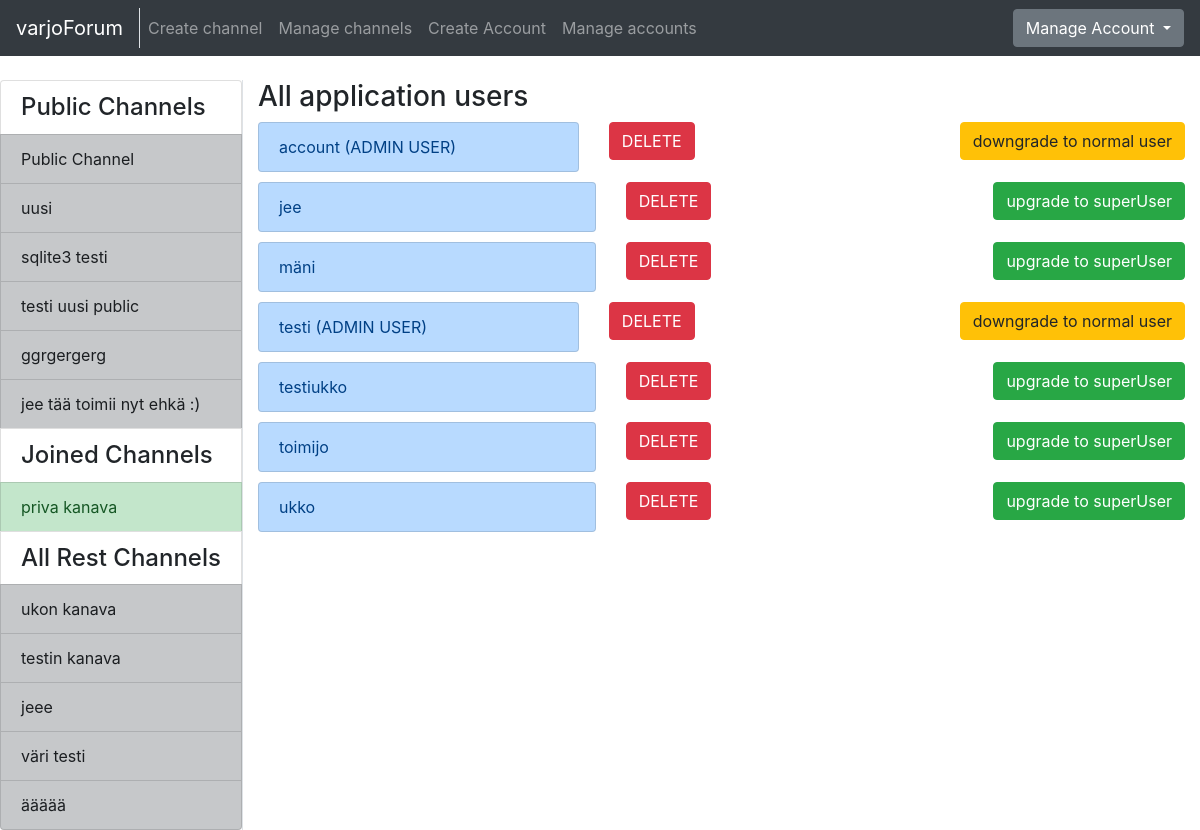
Screenshot of /auth/allAccount/ (signed in) with the database file from the repository.
### application/channels/models.py (models this page shows, shortened)
class Channel(Base):
    name = db.Column(db.String(144), nullable=False)
    introduction = db.Column(db.Text, nullable=False)
    master_id = db.Column(db.Integer, nullable=False)
    public = db.Column(db.Boolean, nullable=False)
    messages = db.relationship("Message", backref='Channel', lazy=True)
    accounts = db.relationship('Account', secondary=accounts, lazy='subquery',
        backref=db.backref('channels', lazy=True))
    @staticmethod
    def get_my_channels(account_id):
        stmt = text("SELECT Channel.id, Channel.name, Channel.master_id"
                    " FROM Channel, Account, Accounts"
                    " WHERE Channel.id = Accounts.channel_id"
                    " AND Channel.public = False"
                    " AND Account.id = Accounts.account_id"
                    " AND Account.id = :account_id"
                    " ORDER BY Channel.name").params(account_id=account_id)
        res = db.engine.execute(stmt)
        response = []
        for row in res:
            response.append({"channel_id":row[0], "channel_name":row[1], "master_id":row[2]})
        return response
    @staticmethod
    def get_channels_where_not_in(account_id):
        stmt = text("SELECT channel.id, channel.name, channel.public"
                    " FROM Channel"
                    " WHERE Channel.id NOT IN ("
                        " SELECT Channel.id"
                            " FROM Channel, Account, Accounts"
                            " WHERE Channel.id = Accounts.channel_id"
                            " AND Account.id = Accounts.account_id"
                            " AND Account.id = :account_id"
                            " )").params(account_id=account_id)
        res = db.engine.execute(stmt)
        response = []
        for row in res:
            response.append({"id":row[0], "name":row[1], "public":row[2]})
        return response
    @staticmethod
    def get_all_publics():
        stmt = text("SELECT Channel.id, Channel.name"
                    " FROM Channel"
                    " WHERE Channel.public = True")
        res = db.engine.execute(stmt)
        response = []
        for row in res:
            response.append({"id":row[0], "name":row[1]})
        return response

### application/auth/models.py (models this page shows, shortened)
class Account(Base):
    username = db.Column(db.String(144), nullable=False)
    password = db.Column(db.String(144), nullable=False)
    motto = db.Column(db.String(144), nullable=False)
    admin = db.Column(db.Boolean, nullable=False)
    email = db.Column(db.String(144), nullable=False)
    messages = db.relationship("Message", backref='account', lazy=True)
    comments = db.relationship("Comment", backref='account', lazy=True)

### application/auth/views.py (the view)
@app.route("/auth/allAccount/", methods=["GET"])
@login_required
def account_list():
    if current_user.admin == False:
        return redirect(url_for("messages_index"))
    if request.method == "GET":
        return render_template("auth/list.html",
                                accounts = Account.query.order_by(Account.username).all(),
                                my_channels=Channel.get_my_channels(current_user.id),
                                all_channels=Channel.get_channels_where_not_in(current_user.id),
                                public_channels=Channel.get_all_publics())

### application/__init__.py (called while the page is built)
@login_manager.user_loader
def load_user(account_id):
  return Account.query.get(account_id)

### application/templates/auth/list.html
{% extends "layout.html" %}
{% block body %}
<h3>All application users</h3>
  <div class="list-group">
    {% for account in accounts %}
    {% if not account.id == current_user.id %}
    <div class="row" style="padding-bottom: 10px">
      <div class="col">
        <a class="list-group-item list-group-item-primary" href="{{ url_for('single_account_index', account_id=account.id) }}">
          {{ account.username }} {% if account.admin == True and not account.id == current_user.id %} (ADMIN USER) {% endif %}
        </a>
      </div>
      <div class="col">
        <form method="POST" action="{{ url_for('accounts_delete', account_id=account.id) }}" name="accountform">
          <button type="submit" class="btn btn-danger">DELETE</button>
        </form>
      </div>
      <div class="col-md-auto">
        {% if account.admin == True %}
        <form action="{{ url_for('admin_changer', account_id=account.id, direction='down') }}" method="POST">
          <button type="submit" class="btn btn-warning">
            downgrade to normal user
          </button>
        </form>
        {% else %}
        <form action="{{ url_for('admin_changer', account_id=account.id, direction='up') }}" method="POST">
          <button type="submit" class="btn btn-success">
            upgrade to superUser
          </button>
        </form>
        {% endif %}
      </div>
    </div>
    {% endif %}
    {% endfor %}
  </div>
{% endblock %}

### application/templates/layout.html (shortened to what this page needs)
<!DOCTYPE html>
  <html>
    <head>
      <link rel="stylesheet" href="https://maxcdn.bootstrapcdn.com/bootstrap/4.0.0/css/bootstrap.min.css">
    </head>
    <body>
      <nav class="navbar navbar-expand-md navbar-dark bg-dark mb-4">
        <div class="border-right">
          <a class="navbar-brand" href="{{ url_for('index') }}">varjoForum</a>
        </div>
        <div class="collapse navbar-collapse" id="navbarCollapse">
          <ul class="navbar-nav mr-auto">
            {% if current_user.is_authenticated %}
              <li class="nav-item">
                <a class="nav-link" href="{{ url_for('channels_create') }}">Create channel</a>
              </li>
            {% endif %}
            {% if current_user.admin == True %}
              <li class="nav-item">
                <a href="{{ url_for('channel_manager') }}" class="nav-link">Manage channels</a>
              </li>
              <li class="nav-item">
                <a href="{{ url_for('account_create') }}" class="nav-link">Create Account</a>
              </li>
              <li class="nav-item">
                <a class="nav-link" href="{{ url_for('account_list') }}">Manage accounts</a>
              </li>
            {% endif %}
          </ul>
            {% if current_user.is_authenticated %}
            <div class="btn-group">
              <button type="button" class="btn btn-secondary dropdown-toggle" data-toggle="dropdown" aria-haspopup="true" aria-expanded="false">
                  Manage Account
              </button>
            </div>
            {% else %}
            <a class="btn btn-success" href="{{ url_for('auth_login') }}">Login</a>
            {% endif %}
        </div>
      </nav>
      <div class="container-fluid" >
        <div class="row">
            <div class="border-right">
              <div class="col-sx" >
                <div style="float: left">
                  <div class="list-group">
                  {% if current_user.is_authenticated %}
                    <h4 class="list-group-item">Public Channels</h4>
                    {% for public in public_channels %}
                      <a href="{{ url_for('one_channel_index', channel_id=public.id, sort='first') }}"
                          class="list-group-item list-group-item-action list-group-item-dark">
                        {{ public.name }}
                      </a>
                    {% endfor %}
                    {% if my_channels %}
                      <h4 class="list-group-item">Joined Channels</h4>
                    {% endif %}
                    {% for my_channel in my_channels %}
                      {% if my_channel.master_id == current_user.id %}
                      <a href="{{ url_for('one_channel_index', channel_id=my_channel.channel_id, sort='first') }}"
                          class="list-group-item list-group-item-action list-group-item-success">
                        {{ my_channel.channel_name }}
                      </a>
                      {% else %}
                      <a href="{{ url_for('one_channel_index', channel_id=my_channel.channel_id, sort='first') }}"
                          class="list-group-item list-group-item-action list-group-item-dark">
                        {{ my_channel.channel_name }}
                      </a>
                      {% endif %}
                    {% endfor %}
                    <h4 class="list-group-item">All Rest Channels</h4>
                {% else %}
                {% if all_channels %}
                <h4 class="list-group-item">All Channels</h4>
                {% endif %}
                {% endif %}
                {% for channel in all_channels %}
                  {% if channel.public == False %}
                  <a href="{{ url_for('one_channel_index', channel_id=channel.id, sort='first') }}"
                      class="list-group-item list-group-item-action list-group-item-dark">
                    {{ channel.name }}
                  </a>
                  {% endif %}
                {% endfor %}
              </div>
              </div>
              </div>
          </div>
          <div class="col">
            {% block body %}{% endblock %}
          </div>
        </div>
    </body>
  </html>

### rows the page displays
Channel: name "Public Channel"
Channel: name "uusi"
Channel: name "sqlite3 testi"
Channel: name "testi uusi public"
Channel: name "ggrgergerg"
Channel: name "jee tää toimii nyt ehkä :)"
Channel: channel_name "priva kanava"
Channel: name "ukon kanava"
Channel: name "testin kanava"
Channel: name "jeee"
Channel: name "väri testi"
Channel: name "äääää"
Account: username "account", admin "(ADMIN USER)"
Account: username "jee"
Account: username "mäni"
Account: username "testi", admin "(ADMIN USER)"
Account: username "testiukko"
Account: username "toimijo"
Account: username "ukko"
